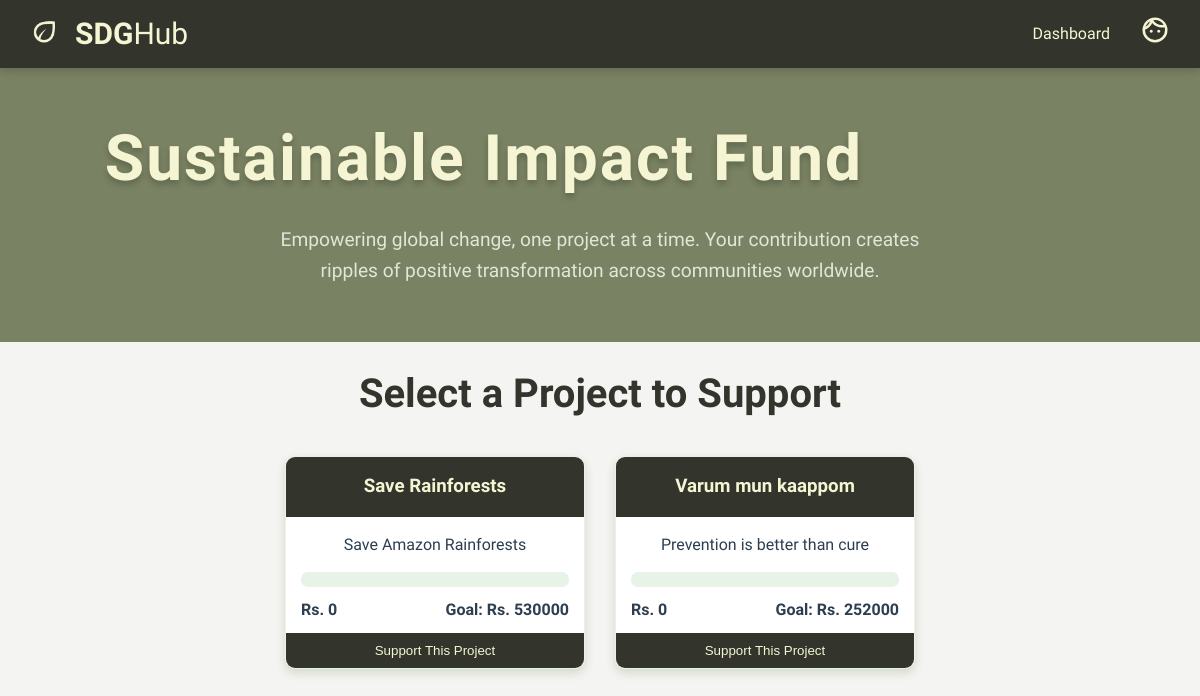
The page /sdgapp/funds/ (signed in) on the database as committed earlier.
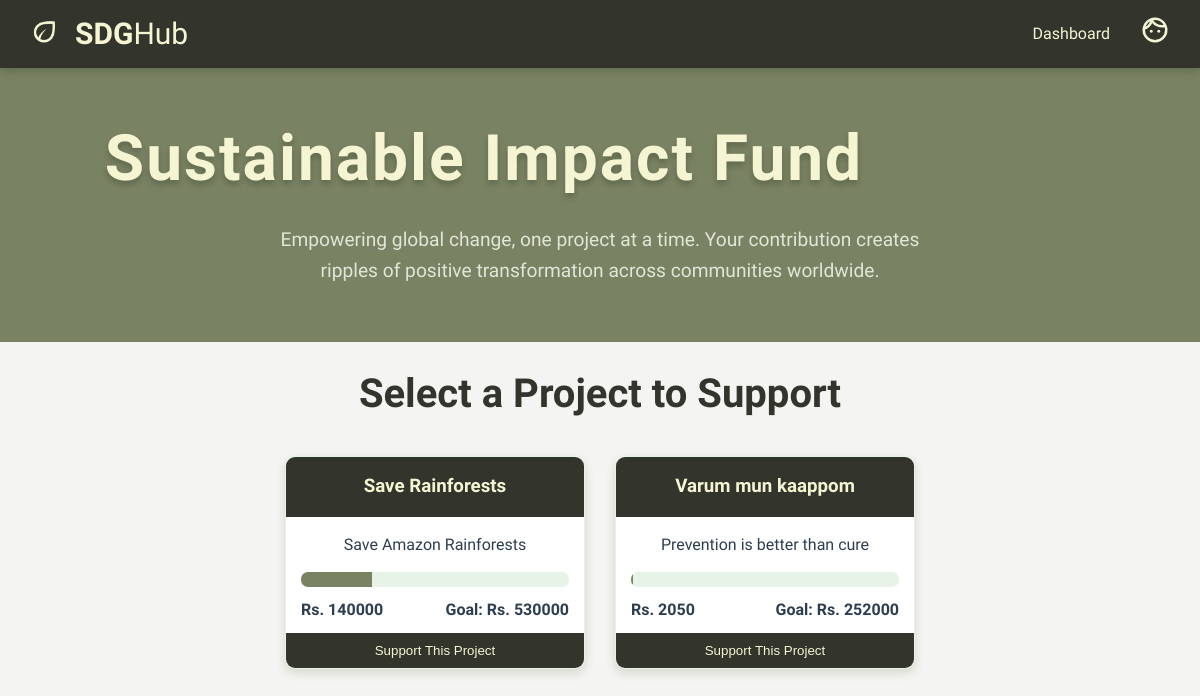
The same page on the database as committed later.
### sdgapp/models.py (models this page shows, shortened)
class UserProjects(models.Model):
    user = models.ForeignKey(User, on_delete=models.CASCADE)
    title = models.CharField(max_length=255)
    sdg_goal = models.CharField(max_length=255)
    description = models.TextField()
    collaborators = models.TextField(blank=True)  # Store collaborator names/emails
    funding_target = models.PositiveIntegerField()
    funding_received = models.PositiveIntegerField()

### sdgapp/views.py (the view, shortened to what this page needs)
# urls.py: path('funds/',views.Funds,name='funds'),
@login_required
def Funds(request):
    all_projects = UserProjects.objects.all()  # Fetch all projects
    total_funds_raised = all_projects.aggregate(Sum('funding_received'))['funding_received__sum'] or 0
    total_funding_target = all_projects.aggregate(Sum('funding_target'))['funding_target__sum'] or 0
    remaining_funds_needed = total_funding_target - total_funds_raised
    return render(request, 'funds.html', {
        'all_projects': all_projects,
        'total_funds_raised': total_funds_raised,
        'total_funding_target': total_funding_target,
        'remaining_funds_needed': remaining_funds_needed,
    })

### templates/funds.html (shortened to what this page needs)
<!DOCTYPE html>
<html lang="en">
<head>
    {% load static %}
    <link rel="stylesheet" href="{% static "css\funds.css" %}">
    <link rel="stylesheet" href="{% static "css\goal17.css" %}">
</head>
<body>
    <nav>
        <ul>
            <li><img id="icon" src="{% static "media/leaf.png" %}"></li>
            <li class="main"><a href="{% url "goals" %}"><span
                        style="font-family: 'Alumni Sans Pinstripe', serif; font-weight: 600;">SDG</span>Hub</a></li>
        </ul>
        <div class="other_resources">
            <ul class="links">
                <li><a href="{% url "sdgapp:dashboard" %}">Dashboard</a></li>
                <li><img class="profile" src="{% static "media/face_24dp_F5F5D3_FILL0_wght400_GRAD0_opsz24.svg" %}"></li>
            </ul>
        </div>
    </nav>
    <header class="page-header">
        <h1>Sustainable Impact Fund</h1>
        <p>Empowering global change, one project at a time. Your contribution creates ripples of positive transformation
            across communities worldwide.</p>
    </header>
    <main class="fundraising-container">
        <section class="project-selection">
        <h2 class="section-title">Select a Project to Support</h2>
        <div class="project-grid">
            {% for project in all_projects %}
                <div class="project-card" data-project-id="{{ project.id }}">
                    <h3>{{ project.title }}</h3>
                    <p>{{ project.description }}</p>
                    <div class="project-details">
                        <div class="progress-container">
                            <div class="progress-bar" id="project-{{ project.id }}-progress">
                            </div>
                        </div>
                        <div class="funding-info">
                            <span class="raised">Rs. {{ project.funding_received }}</span>
                            <span class="goal">Goal: Rs. {{ project.funding_target }}</span>
                        </div>
                    </div>
                    <button class="select-project">Support This Project</button>
                </div>
            {% empty %}
                <p>No projects available.</p>
            {% endfor %}
        </div>
    </section>
    </main>
</body>
</html>

Rows that differ between the two databases and show on the page:
changed UserProjects "Save Rainforests": funding_received "0" → "140000"
changed UserProjects "Varum mun kaappom": funding_received "0" → "2050"
